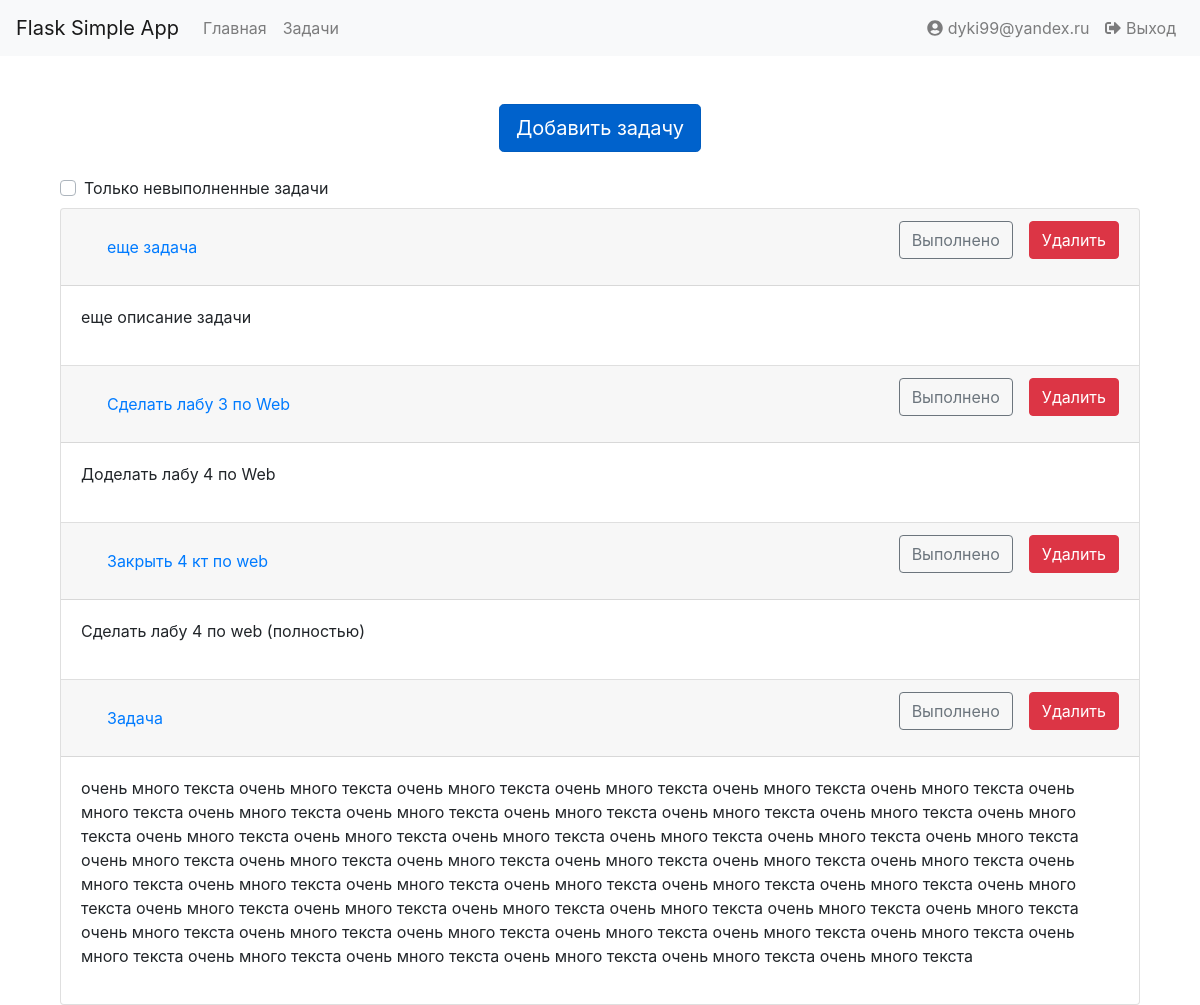
Page /tasks (signed in) on the earlier database version.
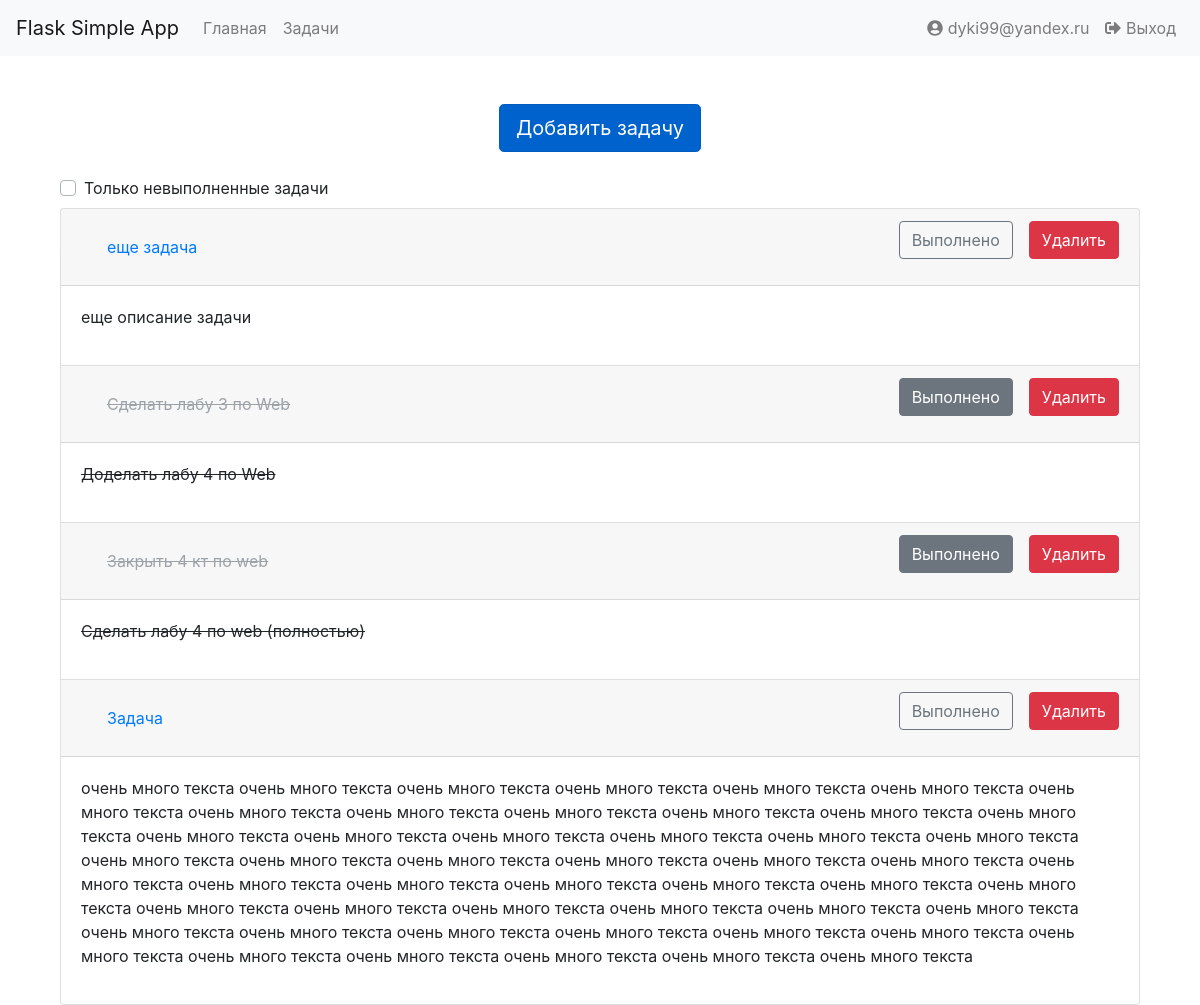
Same page on the later database version.
### tables this page shows
CREATE TABLE users
(
	id integer not null
		constraint users_pk
			primary key autoincrement,
	email text not null,
	password text not null
);

CREATE TABLE "tasks" (
	"id"	integer NOT NULL,
	"title"	varchar(100) NOT NULL,
	"description"	text,
	"id_user"	int NOT NULL,
	"condition"	INTEGER NOT NULL DEFAULT 0,
	CONSTRAINT "tasks_pk" PRIMARY KEY("id" AUTOINCREMENT),
	FOREIGN KEY("id_user") REFERENCES "users" on update cascade on delete cascade
);

### app.py (the view)
@app.route("/tasks", methods=['GET'])
def show_tasks():
    if 'user_id' in session:
        user_id = session['user_id']
        user = Storage.get_user_by_id(user_id)
        tasks = Storage.get_task_by_user(user_id)
        return render_template("pages/task_list.html", page_title="Список задач", tasks=tasks, user=user)
    else:
        return redirect('/login')

### storage/__init__.py (called while the page is built)
    @staticmethod
    def get_user_by_id(id: int) -> User:
        user_data = db.execute('SELECT * FROM users WHERE id=?', (id,)).fetchone()
        if user_data:
            return User(id=user_data[0], email=user_data[1], password=user_data[2])
        else:
            return None

    @staticmethod
    def get_task_by_user(user_id: int):
        tasks = db.execute("SELECT tasks.id, tasks.title, tasks.description, tasks.id_user, tasks.condition from tasks INNER JOIN users ON tasks.id_user = users.id where users.id=?",
                           (user_id,)).fetchall()
        tasks_list = []
        for task in tasks:
            tasks_list.append(Task(id=task[0],
                                   title=task[1],
                                   description=task[2],
                                   user=Storage.get_user_by_id(task[3]),
                                   condition=task[4]))
        return tasks_list

### templates/pages/task_list.html (shortened to what this page needs)
{% extends "layouts/base_layout.html" %}
{% block main %}
    <section class="container">
        <div class="row justify-content-md-center mb-4">
            <a href="/task" class="btn btn-primary btn-lg active" role="button" aria-pressed="true">Добавить задачу</a>
        </div>
        <div class="custom-control mb-2 custom-checkbox" onchange="transformTaskList()">
            <label class="custom-control-label" for="onlyDone">Только невыполненные задачи</label>
        </div>
        <div class="row justify-content-md-center">
            <div class="accordion col-12" id="accordionExample">
            {% for task in tasks %}
              <div class="card" id="card_{{ task.id }}">
                <div class="card-header">
                  <h5 class="mb-0">
                      {% if not task.condition %}
                        <button class="btn btn-link" type="button" data-toggle="collapse" data-target="#collapseOne" aria-expanded="true" aria-controls="collapseOne">
                            <a href="/tasks/{{ task.id }}" class="btn btn-link" role="button" aria-pressed="true" id="task_title_{{ task.id }}">{{ task.title }}</a>
                        </button>
                        <button class="btn btn-danger float-right ml-3" type="button" onclick="removeTask({{ task.id }})">
                            Удалить
                        </button>
                        <button type="button" class="btn float-right btn-outline-secondary" onclick="doneTask({{ task.id }})" id="done_button_{{ task.id }}">
                            Выполнено
                        </button>
                      {% else %}
                          <button class="btn btn-link" type="button" data-toggle="collapse" data-target="#collapseOne" aria-expanded="true" aria-controls="collapseOne">
                            <a href="/tasks/{{ task.id }}" class="btn btn-link disabled" role="button" aria-pressed="true" id="task_title_{{ task.id }}"><del>{{ task.title }}</del></a>
                        </button>
                        <button class="btn btn-danger float-right ml-3" type="button" onclick="removeTask({{ task.id }})">
                            Удалить
                        </button>
                        <button type="button" class="btn float-right btn-secondary" onclick="doneTask({{ task.id }})" id="done_button_{{ task.id }}">
                            Выполнено
                        </button>
                      {% endif %}
                  </h5>
                </div>
                <div id="collapseOne" class="collapse show" aria-labelledby="headingOne" data-parent="#accordionExample">
                  <div class="card-body" id="task_description_{{ task.id }}">
                      {% if not task.condition %}
                        <p>{{ task.description }}</p>
                      {% else %}
                          <del><p>{{ task.description }}</p></del>
                      {% endif %}
                  </div>
                </div>
              </div>
            {% endfor %}
        </div>
        </div>
    </section>
{% endblock %}

### templates/layouts/base_layout.html (shortened to what this page needs)
<!DOCTYPE html>
<html lang="en">
<head>
    <link rel="stylesheet" href="/static/css/bootstrap.min.css">
</head>
<body>
    <nav class="navbar navbar-expand-lg navbar-light bg-light">
        <a class="navbar-brand" href="#">Flask Simple App</a>
        <ul class="navbar-nav mr-auto">
            <li class="nav-item">
                <a class="nav-link" href="/">Главная</a>
            </li>
            {% if user %}
                <li class="nav-item">
                    <a class="nav-link" href="/tasks">Задачи</a>
                </li>
            {% endif %}
        </ul>
        <ul class="navbar-nav ml-auto">
            {% if user %}
                <li class="nav-item">
                    <a class="nav-link" href="#"><i class="fas fa-user-circle"></i> {{ user.email }}</a>
                </li>
                <li class="nav-item">
                    <a class="nav-link" href="/logout"><i class="fas fa-sign-out-alt"></i> Выход</a>
                </li>
            {% endif %}
        </ul>
    </nav>
    <main class="container mt-5">
    {% block main %}{% endblock %}
    </main>
</body>
</html>

Differences in the rows shown:
changed tasks "Сделать лабу 3 по Web": condition 0 → 1 (drawn)
changed tasks "Закрыть 4 кт по web": condition 0 → 1 (drawn)
